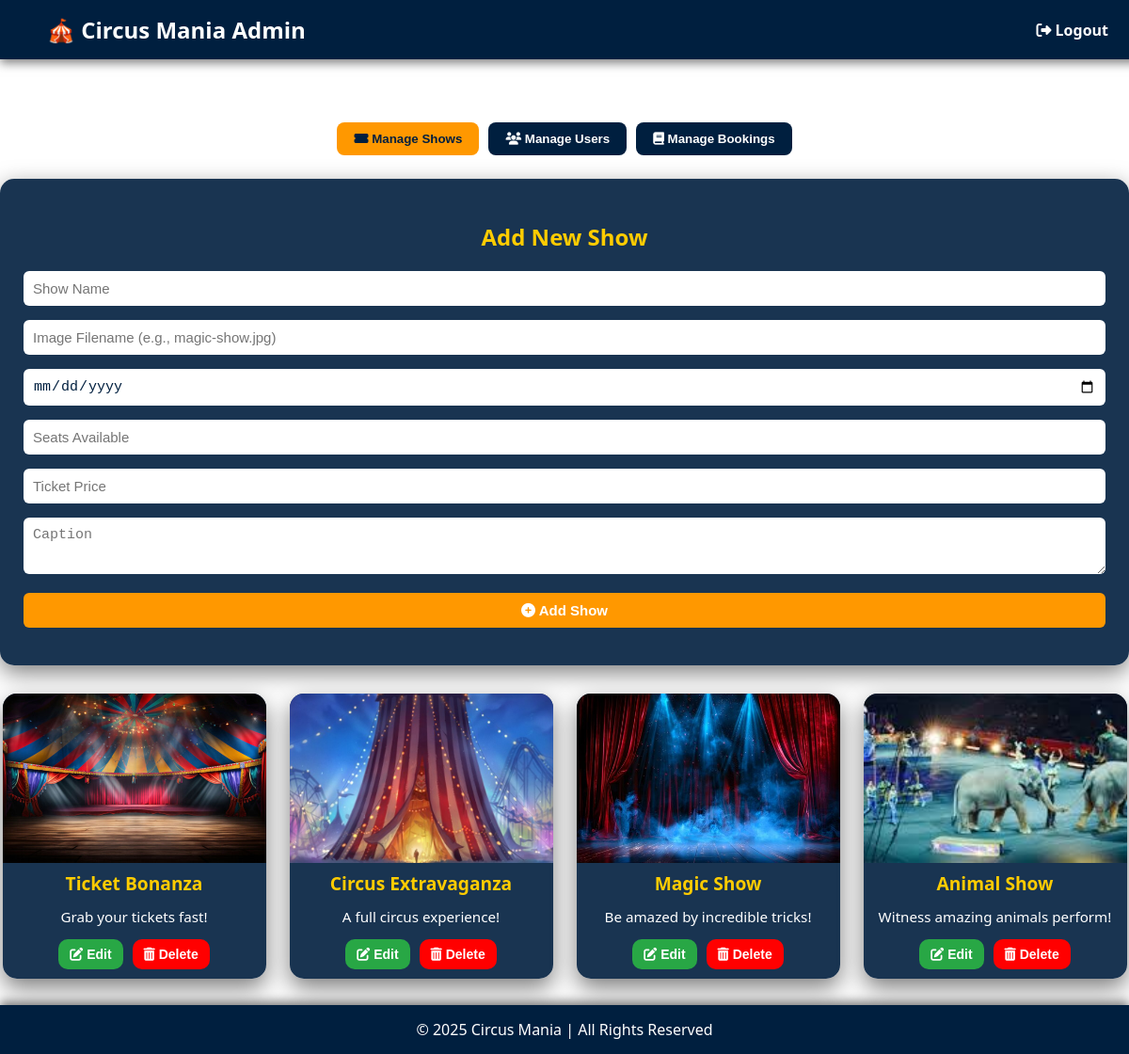
Page /admin_panel.php (signed in) on the committed database.
### tables this page shows
CREATE TABLE `shows` (
  `show_id` int(11) NOT NULL,
  `show_name` varchar(100) NOT NULL,
  `image` varchar(50) NOT NULL,
  `show_date` date NOT NULL,
  `seats_available` int(11) NOT NULL,
  `ticket_price` decimal(10,2) NOT NULL,
  `caption` varchar(255) NOT NULL
);

### admin_panel.php (the view, shortened to what this page needs)
<?php
include 'config.php';
$shows = $conn->query("SELECT * FROM shows ORDER BY show_date DESC");
?>
<!DOCTYPE html>
<html>
<head>
    <link rel="stylesheet" href="https://cdnjs.cloudflare.com/ajax/libs/font-awesome/6.5.0/css/all.min.css">
</head>
<body>
<header>
    <div class="logo">🎪 Circus Mania Admin</div>
    <nav><a href="logout.php"><i class="fa fa-sign-out-alt"></i> Logout</a></nav>
</header>
<div style="height:80px;"></div>
<div class="container">
    <div class="tabs">
        <button id="shows-btn" onclick="showTab('shows')"><i class="fa fa-ticket-alt"></i> Manage Shows</button>
        <button id="users-btn" onclick="showTab('users')"><i class="fa fa-users"></i> Manage Users</button>
        <button id="bookings-btn" onclick="showTab('bookings')"><i class="fa fa-book"></i> Manage Bookings</button>
    </div>
    <div class="tab-content" id="shows">
        <div class="card">
            <h2>Add New Show</h2>
            <form method="POST">
                <input type="text" name="show_name" placeholder="Show Name" required>
                <input type="text" name="image" placeholder="Image Filename (e.g., magic-show.jpg)" required>
                <input type="date" name="show_date" required>
                <input type="number" name="seats_available" placeholder="Seats Available" required>
                <input type="number" name="ticket_price" placeholder="Ticket Price" required>
                <textarea name="caption" placeholder="Caption" required></textarea>
                <button type="submit" name="add_show"><i class="fa fa-plus-circle"></i> Add Show</button>
            </form>
        </div>
        <div class="show-container">
        <?php while($s = $shows->fetch_assoc()): ?>
            <div class="show-card">
                <?php if(!empty($s['image']) && file_exists("images/".$s['image'])): ?>
                    <img src="images/<?= $s['image'] ?>" alt="<?= htmlspecialchars($s['show_name']) ?>">
                <?php endif; ?>
                <h3><?= htmlspecialchars($s['show_name']) ?></h3>
                <p><?= htmlspecialchars($s['caption']) ?></p>
                <div class="actions">
                    <a href="edit_show.php?id=<?= $s['show_id'] ?>"><button class="admin-btn edit-btn"><i class="fa fa-edit"></i> Edit</button></a>
                    <form method="POST" action="" onsubmit="return confirm('Delete this show?');">
                        <button type="submit" class="admin-btn delete-btn"><i class="fa fa-trash-alt"></i> Delete</button>
                    </form>
                </div>
            </div>
        <?php endwhile; ?>
        </div>
    </div>
</div>
<footer>
    &copy; 2025 Circus Mania | All Rights Reserved
</footer>
</body>
</html>

### admin_panel.php (style rules this page uses)
body { margin:0; font-family: 'Segoe UI', Tahoma, Geneva, Verdana, sans-serif; background: url('images/circus.jpg') no-repeat center center/cover; min-height:100vh; color:#fff; }
header { position: fixed; top:0; left:0; width:94%; background:#001f3f; padding:15px 50px; display:flex; justify-content:space-between; align-items:center; z-index:100; box-shadow:0 4px 10px rgba(0,0,0,0.5); }
header .logo { font-size:24px; font-weight:bold; }
header nav a { color:white; text-decoration:none; margin-left:20px; font-weight:bold; transition:0.3s; }
footer { position: fixed; bottom:0; left:0; width:100%; z-index:100; background:#001f3f; color:white; text-align:center; padding:15px 0; box-shadow:0 -4px 10px rgba(0,0,0,0.5); }
.container { padding-top:50px; padding-bottom:80px; width:100%; max-width:1200px; margin:0 auto; }
.tabs { display:flex; gap:10px; justify-content:center; margin-bottom:25px; }
.tabs button { padding:10px 18px; border:none; border-radius:8px; cursor:pointer; font-weight:bold; transition:0.3s; background: #001f3f; color:#fff; }
.tabs button.active { background: #ff9800; color:#001f3f; }
.card { background: rgba(0,31,63,0.9); border-radius:15px; padding:25px; margin-bottom:30px; color:white; box-shadow:0 8px 25px rgba(0,0,0,0.5); }
.card h2 { text-align:center; margin-bottom:20px; color:#ffcc00; }
.card input, .card textarea, .card button { width:100%; padding:10px; margin-bottom:15px; border-radius:6px; border:none; font-size:15px; box-sizing:border-box; }
.card input, .card textarea { background:#fff; color:#001f3f; }
.card textarea { resize: vertical; min-height:60px; }
.card button { background:#ff9800; color:white; cursor:pointer; font-weight:bold; transition:0.3s; }
.show-container { display:flex; flex-wrap:wrap; gap:25px; justify-content:center; }
.show-card { background: rgba(0,31,63,0.9); border-radius:15px; width:280px; overflow:hidden; box-shadow:0 10px 25px rgba(0,0,0,0.5); display:flex; flex-direction:column; align-items:center; transition: transform 0.3s, box-shadow 0.3s; }
.show-card img { width:100%; height:180px; object-fit:cover; display:block; }
.show-card h3 { font-size:1.2rem; margin:8px 0; text-align:center; color:#ffcc00; }
.show-card p { font-size:0.95rem; text-align:center; margin:4px 10px; }
.actions { display:flex; gap:10px; padding:10px; width:100%; justify-content:center; }
.admin-btn { flex:1; padding:8px 12px; border-radius:10px; border:none; font-weight:bold; cursor:pointer; font-size:14px; }
.edit-btn { background:#28a745; color:white; }
.delete-btn { background:red; color:white; }

### rows in the picture
shows: image (picture), show_name "Ticket Bonanza", caption "Grab your tickets fast!"
shows: image (picture), show_name "Circus Extravaganza", caption "A full circus experience!"
shows: image (picture), show_name "Magic Show", caption "Be amazed by incredible tricks!"
shows: image (picture), show_name "Animal Show", caption "Witness amazing animals perform!"
